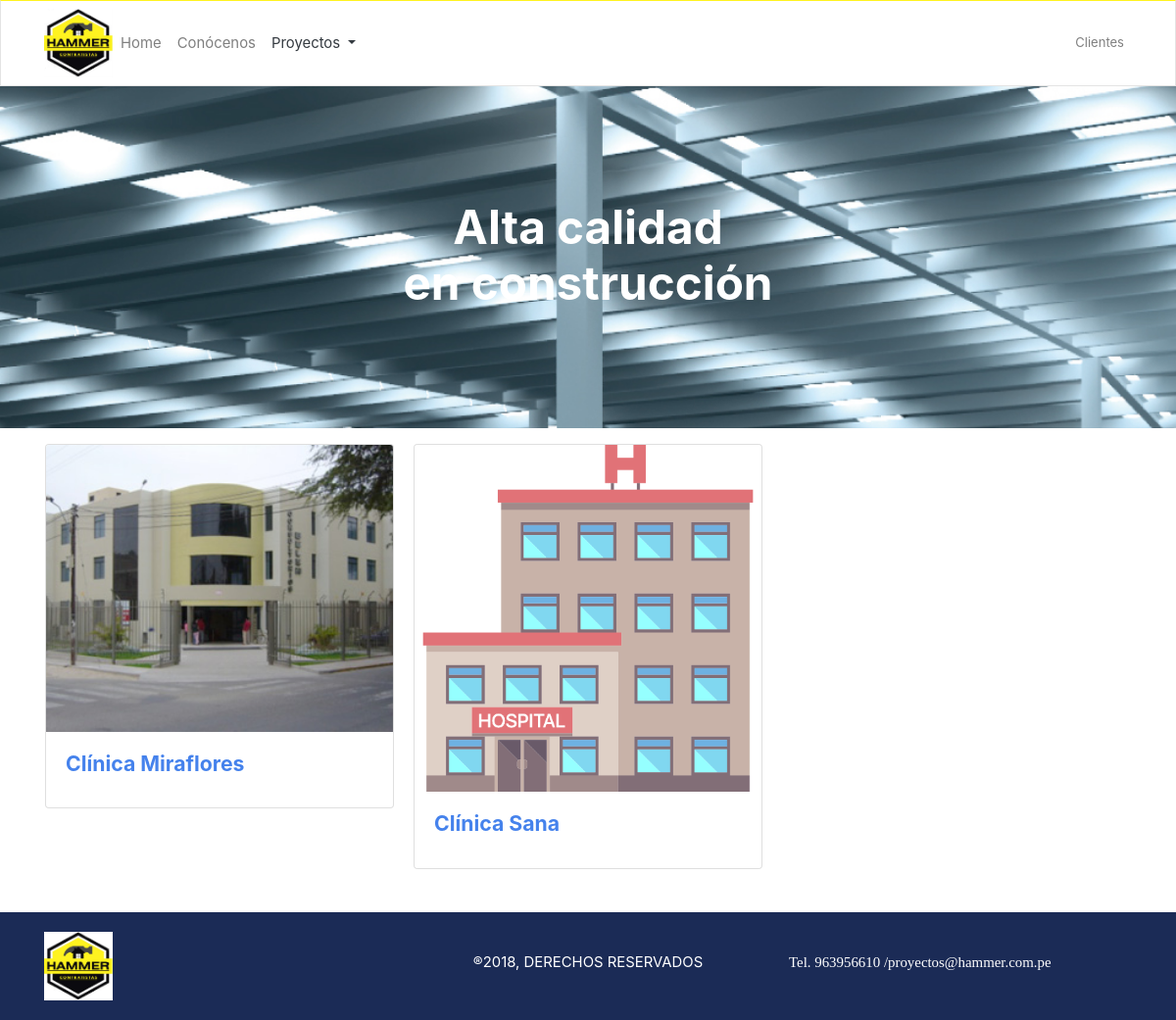
Page /HammerProyectos/concluidos on the committed database.
### tables this page shows
CREATE TABLE `proyecto` (
  `id` int(11) NOT NULL,
  `servicio_id` int(11) NOT NULL,
  `nombre` text NOT NULL,
  `tipo` enum('proceso','concluido') NOT NULL,
  `cliente_id` int(11) NOT NULL,
  `fecha` date NOT NULL,
  `img_principal` varchar(150) DEFAULT NULL,
  `descripcion` text NOT NULL
);

### application/controllers/HammerProyectos.php (called while the page is built, shortened)
<?php
class HammerProyectos extends CI_Controller {
	public function __construct()
	{
		$this->load->helper('url');
		$this->load->library('pagination');
		$this->load->model('Proyecto');
	}
	public function concluidos()
	{
		if($this->uri->segment(3)){
			$pagina = $this->uri->segment(3);
		}else{
			$pagina = 0;
		}
		$porpagina = 6;
		$datos = $this->Proyecto->getTodosPaginacion('concluido',$pagina,$porpagina,"limit");
		$opc = 3;
		$this->load->view('templates/header');
		$this->load->view('proyectos',compact('datos','cuantos','pagina','opc'));
		$this->load->view('templates/footer');
	}
}

### index.php (called while the page is built, shortened)
<?php
require_once BASEPATH.'core/CodeIgniter.php';

### application/models/Proyecto.php (called while the page is built, shortened)
<?php
class Proyecto extends CI_Model {
	public function getTodosPaginacion($tipo,$pagina,$porpagina,$quehago){
		switch($quehago){
			case 'limit';
				$query = $this->db
						->select("proyecto.id as v1,proyecto.servicio_id as v2,servicios.servicio as v3,proyecto.nombre as v4,proyecto.img_principal as v5")
						->from("proyecto")
						->join('servicios', 'servicios.id = proyecto.servicio_id')
						->where('proyecto.tipo',$tipo)
						->limit($porpagina,$pagina)
						->order_by("proyecto.id","DESC")
						->get();
				return $query->result();
			break;
			case 'cuantos';
				$query = $this->db
						->select("proyecto.id as v1,proyecto.servicio_id as v2,servicios.servicio as v3,proyecto.nombre as v4,proyecto.img_principal as v5")
						->from("proyecto")
						->join('servicios', 'servicios.id = proyecto.servicio_id')
						->where('proyecto.tipo',$tipo)
						->count_all_results();
				return $query;
			break;
		}
	}
}

### application/views/proyectos.php (the view, shortened to what this page needs)
<section class="proyecto text-center">
	<h2 class="titulo-p"> Alta calidad <br>en construcción </h2>
</section>
<section class="container p-3">
	<?php if ($opc == 3): ?>
				<div class="card-columns">
					<?php foreach ($datos as $dato): ?>
						<div class="card">
						    <img class="card-img-top" src="<?=base_url()?>assets/imgs/proyectos/<?=$dato->v5?>" alt="Card image cap">
						    <div class="card-body">
						      <a href="#"><h5 class="card-title"><?=$dato->v4?></h5></a>
						    </div>
						  </div>
					<?php endforeach ?>
				</div>
	<?php endif ?>
</section>

### assets/css/conocenos.css (style rules this page uses)
.proyecto { margin-top: -33px; background: url(../imgs/slide_proy.jpg); background-size: cover; background-repeat: no-repeat; background-position: center; background-attachment: fixed; padding: 50px; height: 350px; color: #fff; }
.proyecto .titulo-p { margin-top: 6%; font-size: 2.8em; }

### rows in the picture
proyecto: img_principal (picture), nombre "Clínica Miraflores"
proyecto: img_principal (picture), nombre "Clínica Sana"
